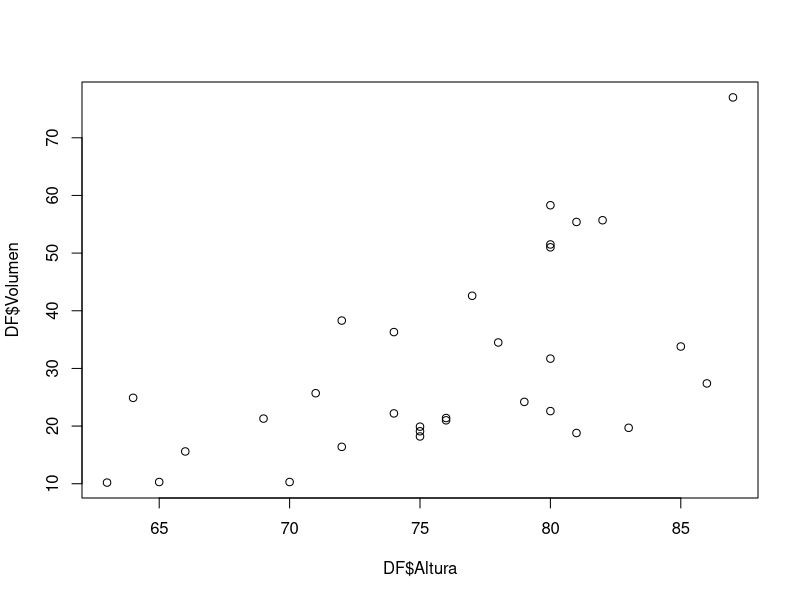
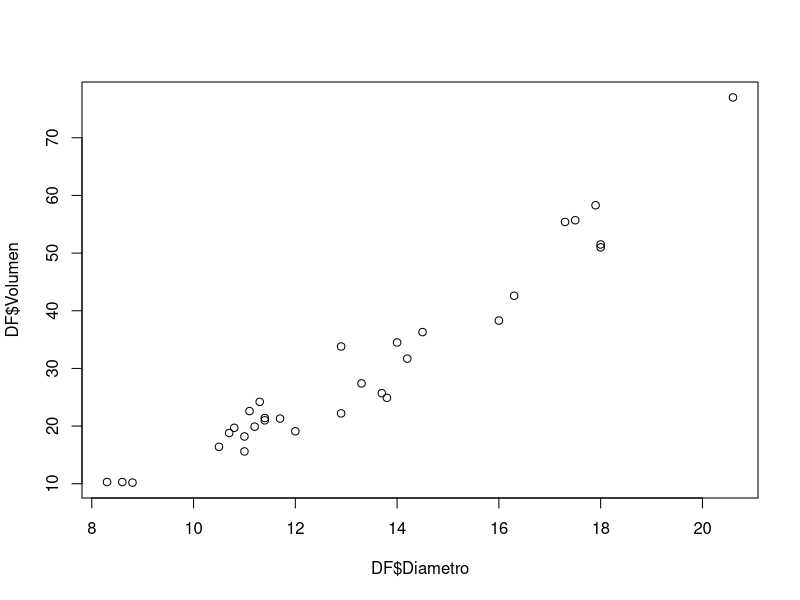
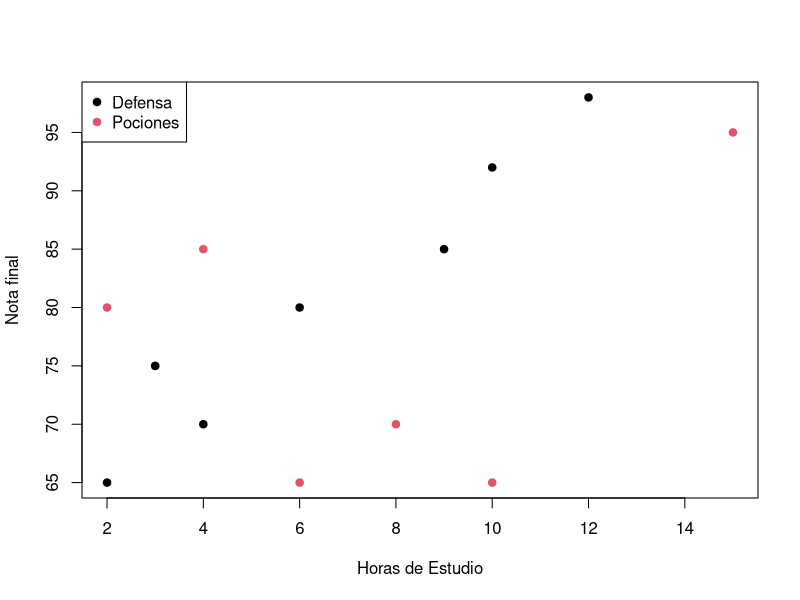

Recreate these plots in R, in order.
## ---- chunk 1
HE <- c(2.42, 3.50, 0.74, 1.97, 3.74, 2.69, 4.53, 0.52, 1.94, 2.25, 1.72, 3.07, 3.99, 1.73, 1.9)

C <- c(2.02, 3.62, 1.60, 1.89, 5.67, 3.52, 3.28, 1.61, 2.50, 3.04, 2.63, 4.53, 3.90, 2.75, 2.95)

round(cor(HE, C),2)

round(cov(HE, C),2)
## ---- chunk 2
DF <- trees
colnames(DF)<- c('Diametro','Altura','Volumen')
DF

plot(DF$Altura, DF$Volumen)
plot(DF$Diametro, DF$Volumen)


cor(DF$Altura, DF$Volumen)
cor(DF$Diametro, DF$Volumen)

lm(DF$Diametro ~ DF$Volumen)

7.68+0.18*15
## ---- chunk 3
Poc <- data.frame(HE=c(3,15,6,8,4,2,10), NF=c(75,95,65,70,85,80,65), Clase='Pociones')

Def <- data.frame(HE=c(4,12,9,6,2,3,10), NF=c(70,98,85,80,65,75,92), Clase='Defensa')

DFH <- rbind(Poc,Def)

plot(DFH$HE,DFH$NF, pch=19, col=factor(DFH$Clase), xlab = 'Horas de Estudio', ylab = 'Nota final')

legend('topleft',pch=19, legend=levels(factor(DFH$Clase)), col=factor(levels(factor(DFH$Clase))))


13.57 / 50.51 #Correlación de He y NF con pociones
43.86 / 45.22 #Correlación de He y NF con Defensa
## ---- chunk 4
DF <- trees

colnames(DF)<- c('Diametro','Altura','Volumen')

DF


modelo <- lm(DF$Volumen ~ DF$Diametro)

round(modelo$coefficients , 2)
